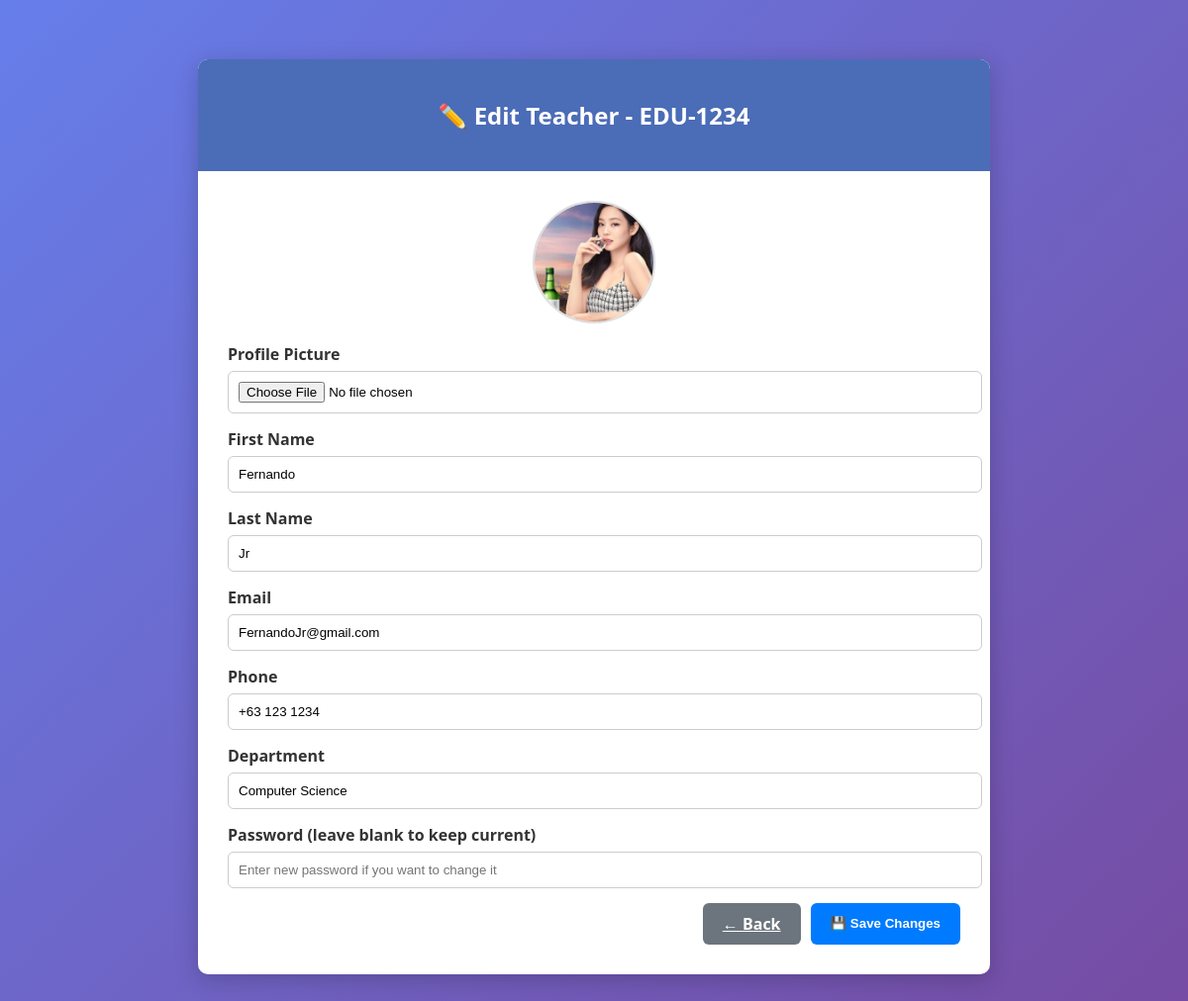
/php/admin/edit_teacher.php?id=EDU-1234, run on the app's committed database.
### tables this page shows
CREATE TABLE `teachers` (
  `id` int(11) NOT NULL,
  `teacher_id` varchar(50) NOT NULL,
  `first_name` varchar(100) NOT NULL,
  `last_name` varchar(100) NOT NULL,
  `email` varchar(255) NOT NULL,
  `phone` varchar(20) DEFAULT NULL,
  `department` varchar(100) NOT NULL,
  `password` varchar(255) NOT NULL,
  `profile_picture` varchar(500) DEFAULT NULL,
  `created_at` timestamp NOT NULL DEFAULT current_timestamp(),
  `updated_at` timestamp NOT NULL DEFAULT current_timestamp() ON UPDATE current_timestamp()
);

### php/admin/edit_teacher.php (the view, shortened to what this page needs)
<?php
$conn = new mysqli(DB_HOST, DB_USER, DB_PASS, DB_NAME);
$teacher_id = isset($_GET['id']) ? $_GET['id'] : '';
$sql = "SELECT * FROM teachers WHERE teacher_id = ?";
$stmt = $conn->prepare($sql);
$stmt->bind_param("s", $teacher_id);
$stmt->execute();
$result = $stmt->get_result();
$teacher = $result->fetch_assoc();
?>
<!DOCTYPE html>
<html lang="en">
<head>
</head>
<body>
<div class="container">
    <div class="header">
        <h2>✏️ Edit Teacher - <?= htmlspecialchars($teacher['teacher_id']) ?></h2>
    </div>
    <form method="POST" enctype="multipart/form-data">
        <div class="profile-preview">
            <?php if (!empty($teacher['profile_picture'])): ?>
                <img src="<?= htmlspecialchars($teacher['profile_picture']) ?>" alt="Profile Picture">
            <?php else: ?>
                <img src="default-avatar.png" alt="Default Picture">
            <?php endif; ?>
        </div>
        <label>Profile Picture</label>
        <input type="file" name="profile_picture" accept=".jpg,.jpeg,.png,.gif">
        <label>First Name</label>
        <input type="text" name="first_name" value="<?= htmlspecialchars($teacher['first_name']) ?>" required>
        <label>Last Name</label>
        <input type="text" name="last_name" value="<?= htmlspecialchars($teacher['last_name']) ?>" required>
        <label>Email</label>
        <input type="email" name="email" value="<?= htmlspecialchars($teacher['email']) ?>" required>
        <label>Phone</label>
        <input type="text" name="phone" value="<?= htmlspecialchars($teacher['phone']) ?>">
        <label>Department</label>
        <input type="text" name="department" value="<?= htmlspecialchars($teacher['department']) ?>">
        <label>Password (leave blank to keep current)</label>
        <input type="password" name="password" placeholder="Enter new password if you want to change it">
        <div class="btn-group">
            <a href="manage_teachers.php" class="btn btn-secondary">← Back</a>
            <button type="submit" class="btn btn-primary">💾 Save Changes</button>
        </div>
    </form>
</div>
</body>
</html>

### php/admin/edit_teacher.php (style rules this page uses)
body { font-family: 'Segoe UI', sans-serif; background: linear-gradient(135deg, #667eea, #764ba2); margin: 0; padding: 20px; }
.container { max-width: 800px; margin: 40px auto; background: #fff; border-radius: 10px; box-shadow: 0 5px 25px rgba(0,0,0,0.2); }
.header { background: #4b6cb7; color: #fff; padding: 20px; text-align: center; border-radius: 10px 10px 0 0; }
form { padding: 30px; }
label { font-weight: bold; color: #333; }
input, select { width: 100%; padding: 10px; margin-top: 6px; margin-bottom: 15px; border-radius: 6px; border: 1px solid #ccc; }
.btn-group { display: flex; justify-content: flex-end; gap: 10px; }
.btn { padding: 10px 20px; border-radius: 6px; border: none; font-weight: bold; cursor: pointer; }
.btn-primary { background: #007bff; color: white; }
.btn-secondary { background: #6c757d; color: white; }
.profile-preview { text-align: center; margin-bottom: 15px; }
.profile-preview img { width: 120px; height: 120px; object-fit: cover; border-radius: 50%; border: 2px solid #ddd; }

### data on the page
teachers: teacher "EDU-1234", profile_picture (picture), first_name "Fernando", last_name "Jr", email "FernandoJr@gmail.com", phone "+63 123 1234", department "Computer Science"
